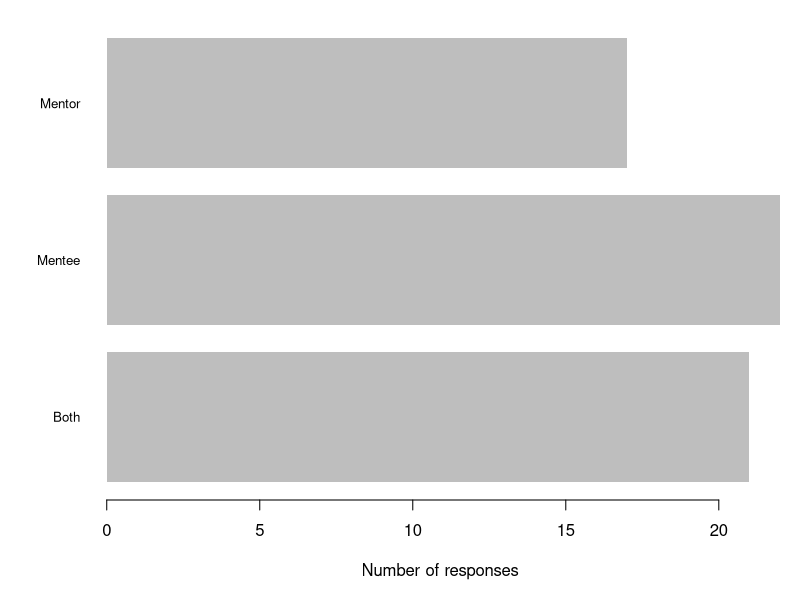
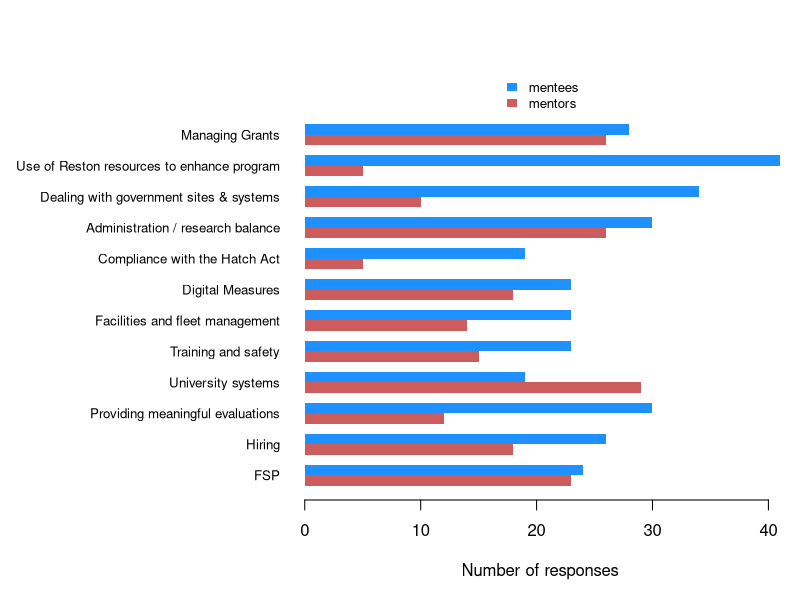
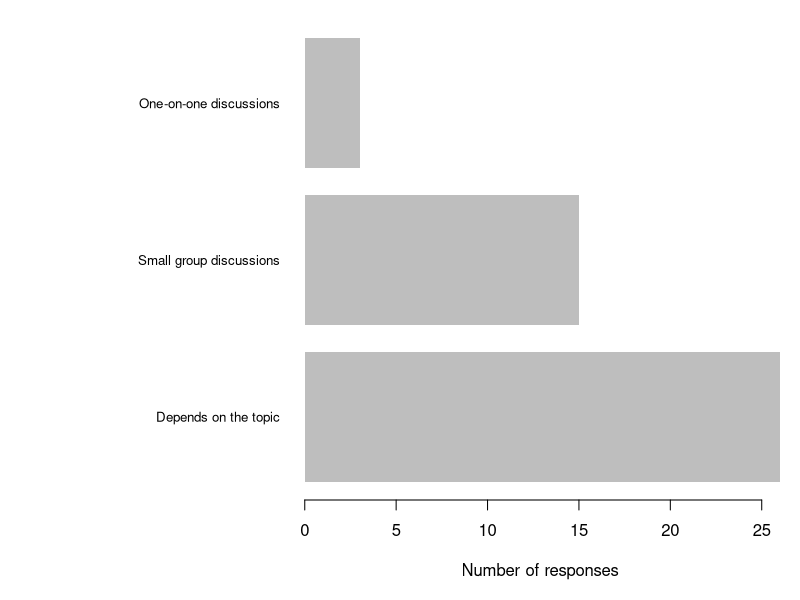
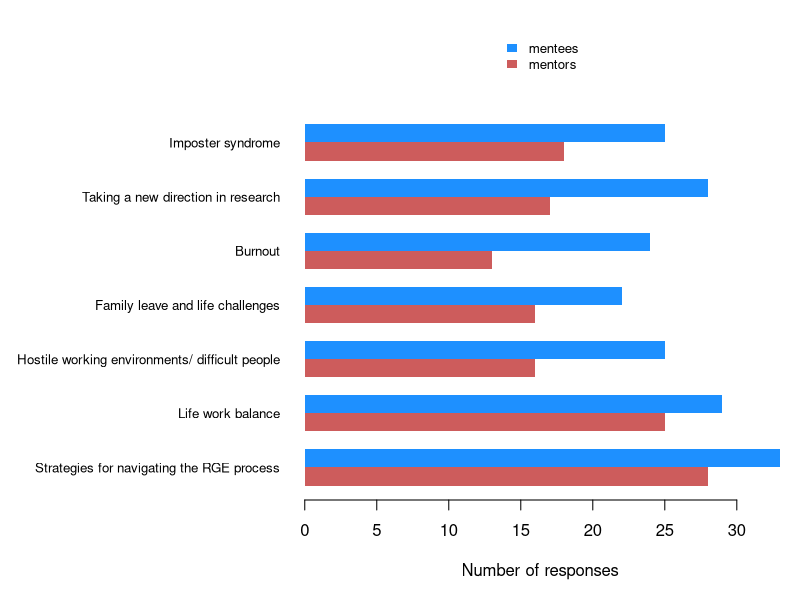
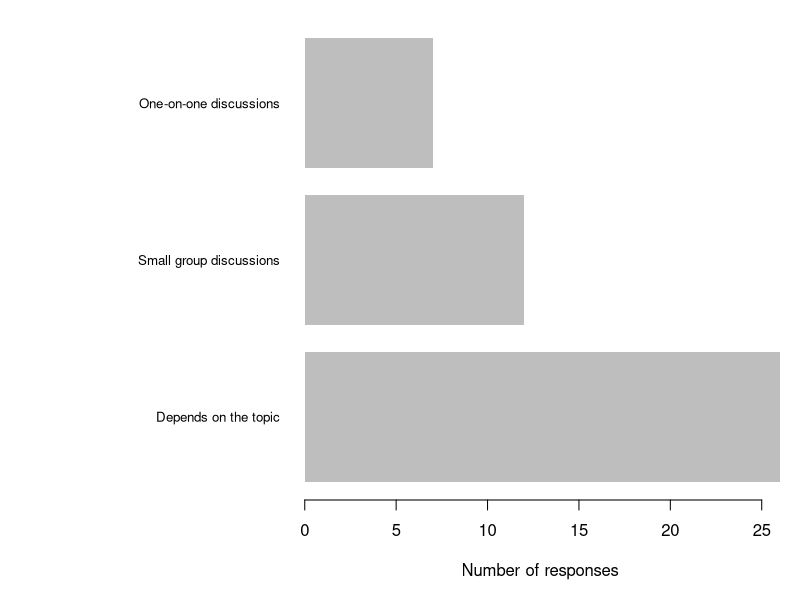
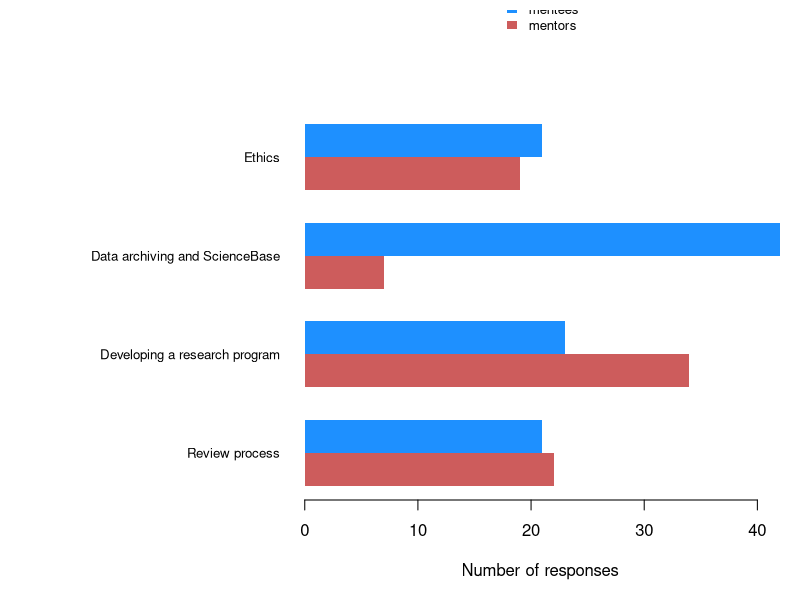
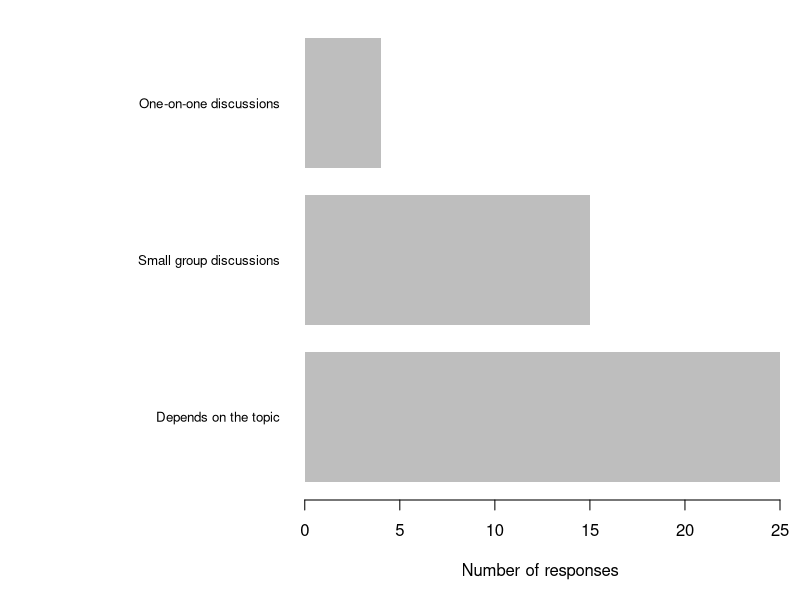
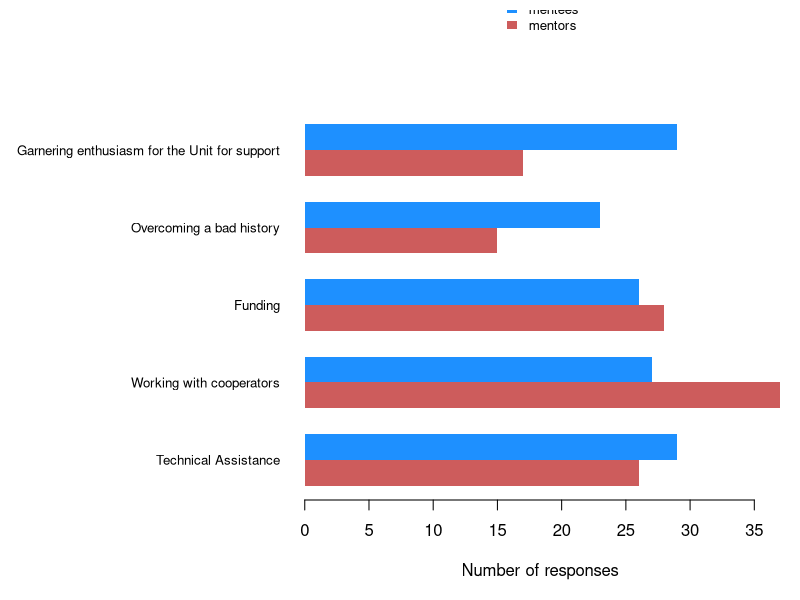

The R script that drew these images, in order:
## ---- chunk 1
options(width = 100)
knitr::opts_chunk$set(message = FALSE, warning = FALSE)
## ---- chunk 2
library(dplyr)
## ---- chunk 3
## load package
# library("knitcitations")
## clean out any existing .bib files
# cleanbib()
## set pandoc for formatting
# options("citation_format" = "pandoc")
## ---- chunk 4
data_raw <- readr::read_csv(here::here("data", "raw", "cru_peer_mentoring_survey.csv"))
## ---- chunk 5

## participant roles
roles_smry <- data_raw %>%
  select(starts_with("In general")) %>%
  table()

## plot roles
par(mai = c(0.9, 0.9, 0.1, 0.1),
    omi = rep(0.1, 4))
barplot(roles_smry,
        border = NA,
        horiz = TRUE, las = 1, cex.names = 0.8,
        xlab = "Number of responses")

## ---- chunk 6
## extract admin data
data_admin <- data_raw %>%
  select(starts_with("Administration"))
## ---- chunk 7
## admin responses
responses_admin <- data_admin %>%
  select(!contains("format")) %>%
  select(!contains("other topics"))

## number of mentees
mentees <- (responses_admin == "Mentee" | responses_admin == "Mentor;Mentee") %>%
  apply(2, sum, na.rm = TRUE)

## number of mentors
mentors <- (responses_admin == "Mentor" | responses_admin == "Mentor;Mentee") %>%
  apply(2, sum, na.rm = TRUE)

## matrix of data for plotting
data_plot_admin <- rbind(mentors, mentees)

## list of topics
topics_admin <- responses_admin %>%
  colnames() %>%
  sub(pattern = "(^.*\\[)(.*)(\\])", replacement = "\\2")

## plot response summary info
par(mai = c(0.9, 2.9, 1, 0.1),
    omi = rep(0.1, 4))
barplot(data_plot_admin, beside = TRUE,
        col = c("indianred", "dodgerblue"), border = NA,
        names.arg = topics_admin,
        legend.text = TRUE,
        args.legend = list(x = "top", inset = -0.1, bty = "n", border = NA,
                           xpd = TRUE, cex = 0.8),
        horiz = TRUE, las = 1, cex.names = 0.8,
        xlab = "Number of responses")
## ---- chunk 8
## other topics
other_topics_admin <- data_admin %>%
  select(contains("other topics")) %>%
  unique() %>%
  filter(`Administration topics [other topics]` != is.na(.)) %>%
  pull()

for (topics in other_topics_admin) {
    cat("*", topics, "\n\n")
}
## ---- chunk 9
## mentoring format
format_admin <- data_admin %>%
  select(contains("format"))

## mentoring format != depends
format_smry <- format_admin %>%
  table()
format_other <- format_smry %>%
  names()
other_idx <- format_other == "One-on-one discussions" | format_other == "Small group discussions"

## mentoring format summary
format_admin_smry <- c(format_smry[other_idx], sum(format_smry[-other_idx]))
names(format_admin_smry)[3] <- "Depends on the topic"

## plot response summary info
par(mai = c(0.9, 2.9, 0.1, 0.1),
    omi = rep(0.1, 4))
barplot(rev(format_admin_smry),
        border = NA,
        horiz = TRUE, las = 1, cex.names = 0.8,
        xlab = "Number of responses")

## ---- chunk 10
## extract career data
data_career <- data_raw %>%
  select(starts_with("Career"))
## ---- chunk 11
## admin responses
responses_career <- data_career %>%
  select(!contains("format")) %>%
  select(!contains("other topics"))

## number of mentees
mentees <- (responses_career == "Mentee" | responses_career == "Mentor;Mentee") %>%
  apply(2, sum, na.rm = TRUE)

## number of mentors
mentors <- (responses_career == "Mentor" | responses_career == "Mentor;Mentee") %>%
  apply(2, sum, na.rm = TRUE)

## matrix of data for plotting
data_plot_career <- rbind(mentors, mentees)

## list of topics
topics_career <- responses_career %>%
  colnames() %>%
  sub(pattern = "(^.*\\[)(.*)(\\])", replacement = "\\2")

## plot response summary info
par(mai = c(0.9, 2.9, 1, 0.1),
    omi = rep(0.1, 4))
barplot(data_plot_career, beside = TRUE,
        col = c("indianred", "dodgerblue"), border = NA,
        names.arg = topics_career,
        legend.text = TRUE,
        args.legend = list(x = "top", inset = -0.2, bty = "n", border = NA,
                           xpd = TRUE, cex = 0.8),
        horiz = TRUE, las = 1, cex.names = 0.8,
        xlab = "Number of responses")
## ---- chunk 12
## other topics
other_topics_career <- data_career %>%
  select(contains("other topics")) %>%
  unique() %>%
  filter(`Career Building [other topics]` != is.na(.)) %>%
  pull()

for (topics in other_topics_career) {
    cat("*", topics, "\n\n")
}
## ---- chunk 13
## mentoring format
format_career <- data_career %>%
  select(contains("format"))

## mentoring format != depends
format_smry <- format_career %>%
  table()
format_other <- format_smry %>%
  names()
other_idx <- format_other == "One-on-one discussions" | format_other == "Small group discussions"

## mentoring format summary
format_career_smry <- c(format_smry[other_idx], sum(format_smry[-other_idx]))
names(format_career_smry)[3] <- "Depends on the topic"

## plot response summary info
par(mai = c(0.9, 2.9, 0.1, 0.1),
    omi = rep(0.1, 4))
barplot(rev(format_career_smry),
        border = NA,
        horiz = TRUE, las = 1, cex.names = 0.8,
        xlab = "Number of responses")

## ---- chunk 14
## extract research data
data_research <- data_raw %>%
  select(starts_with("Conducting"))
## ---- chunk 15
## research responses
responses_research <- data_research %>%
  select(!contains("format")) %>%
  select(!contains("other topics"))

## number of mentees
mentees <- (responses_research == "Mentee" | responses_research == "Mentor;Mentee") %>%
  apply(2, sum, na.rm = TRUE)

## number of mentors
mentors <- (responses_research == "Mentor" | responses_research == "Mentor;Mentee") %>%
  apply(2, sum, na.rm = TRUE)

## matrix of data for plotting
data_plot_research <- rbind(mentors, mentees)

## list of topics
topics_research <- responses_research %>%
  colnames() %>%
  sub(pattern = "(^.*\\[)(.*)(\\])", replacement = "\\2")

## plot response summary info
par(mai = c(0.9, 2.9, 1, 0.1),
    omi = rep(0.1, 4))
barplot(data_plot_research, beside = TRUE,
        col = c("indianred", "dodgerblue"), border = NA,
        names.arg = topics_research,
        legend.text = TRUE,
        args.legend = list(x = "top", inset = -0.3, bty = "n", border = NA,
                           xpd = TRUE, cex = 0.8),
        horiz = TRUE, las = 1, cex.names = 0.8,
        xlab = "Number of responses")
## ---- chunk 16
## other topics
other_topics_research <- data_research %>%
  select(contains("other topics")) %>%
  unique() %>%
  filter(`Conducting Research [other topics]` != is.na(.)) %>%
  pull()

for (topics in other_topics_research) {
    cat("*", topics, "\n\n")
}
## ---- chunk 17
## mentoring format
format_research <- data_research %>%
  select(contains("format"))

## mentoring format != depends
format_smry <- format_research %>%
  table()
format_other <- format_smry %>%
  names()
other_idx <- format_other == "One-on-one discussions" | format_other == "Small group discussions"

## mentoring format summary
format_research_smry <- c(format_smry[other_idx], sum(format_smry[-other_idx]))
names(format_research_smry)[3] <- "Depends on the topic"

## plot response summary info
par(mai = c(0.9, 2.9, 0.1, 0.1),
    omi = rep(0.1, 4))
barplot(rev(format_research_smry),
        border = NA,
        horiz = TRUE, las = 1, cex.names = 0.8,
        xlab = "Number of responses")

## ---- chunk 18
## extract partners data
data_partners <- data_raw %>%
  select(starts_with("Coordination"))
## ---- chunk 19
## partners responses
responses_partners <- data_partners %>%
  select(!contains("format")) %>%
  select(!contains("other topics"))

## number of mentees
mentees <- (responses_partners == "Mentee" | responses_partners == "Mentor;Mentee") %>%
  apply(2, sum, na.rm = TRUE)

## number of mentors
mentors <- (responses_partners == "Mentor" | responses_partners == "Mentor;Mentee") %>%
  apply(2, sum, na.rm = TRUE)

## matrix of data for plotting
data_plot_partners <- rbind(mentors, mentees)

## list of topics
topics_partners <- responses_partners %>%
  colnames() %>%
  sub(pattern = "(^.*\\[)(.*)(\\])", replacement = "\\2")

## plot response summary info
par(mai = c(0.9, 2.9, 1, 0.1),
    omi = rep(0.1, 4))
barplot(data_plot_partners, beside = TRUE,
        col = c("indianred", "dodgerblue"), border = NA,
        names.arg = topics_partners,
        legend.text = TRUE,
        args.legend = list(x = "top", inset = -0.3, bty = "n", border = NA,
                           xpd = TRUE, cex = 0.8),
        horiz = TRUE, las = 1, cex.names = 0.8,
        xlab = "Number of responses")
## ---- chunk 20
## other topics
other_topics_partners <- data_partners %>%
  select(contains("other topics")) %>%
  unique() %>%
  filter(`Coordination with partners [other topics]` != is.na(.)) %>%
  pull()

for (topics in other_topics_partners) {
    cat("*", topics, "\n\n")
}
## ---- chunk 21
## mentoring format
format_partners <- data_partners %>%
  select(contains("format"))

## mentoring format != depends
format_smry <- format_partners %>%
  table()
format_other <- format_smry %>%
  names()
other_idx <- format_other == "One-on-one discussions" | format_other == "Small group discussions"

## mentoring format summary
format_partners_smry <- c(format_smry[other_idx], sum(format_smry[-other_idx]))
names(format_partners_smry)[3] <- "Depends on the topic"

## plot response summary info
par(mai = c(0.9, 2.9, 0.1, 0.1),
    omi = rep(0.1, 4))
barplot(rev(format_partners_smry),
        border = NA,
        horiz = TRUE, las = 1, cex.names = 0.8,
        xlab = "Number of responses")

## ---- chunk 22
## extract lab data
data_lab <- data_raw %>%
  select(starts_with("Lab"))
## ---- chunk 23
## lab responses
responses_lab <- data_lab %>%
  select(!contains("format")) %>%
  select(!contains("other topics"))

## number of mentees
mentees <- (responses_lab == "Mentee" | responses_lab == "Mentor;Mentee") %>%
  apply(2, sum, na.rm = TRUE)

## number of mentors
mentors <- (responses_lab == "Mentor" | responses_lab == "Mentor;Mentee") %>%
  apply(2, sum, na.rm = TRUE)

## matrix of data for plotting
data_plot_lab <- rbind(mentors, mentees)

## list of topics
topics_lab <- responses_lab %>%
  colnames() %>%
  sub(pattern = "(^.*\\[)(.*)(\\])", replacement = "\\2") %>%
  sub(pattern = "(local high schools, mentoring programs, etc.) ",
      replacement = "", fixed = TRUE)

## plot response summary info
par(mai = c(0.9, 3.9, 1, 0.1),
    omi = rep(0.1, 4))
barplot(data_plot_lab, beside = TRUE,
        col = c("indianred", "dodgerblue"), border = NA,
        names.arg = topics_lab,
        legend.text = TRUE,
        args.legend = list(x = "top", inset = -0.2, bty = "n", border = NA,
                           xpd = TRUE, cex = 0.8),
        horiz = TRUE, las = 1, cex.names = 0.8,
        xlab = "Number of responses")
## ---- chunk 24
## other topics
other_topics_lab <- data_lab %>%
  select(contains("other topics")) %>%
  unique() %>%
  filter(`Lab Management [other topics]` != is.na(.)) %>%
  pull()

for (topics in other_topics_lab) {
    cat("*", topics, "\n\n")
}
## ---- chunk 25
## mentoring format
format_lab <- data_lab %>%
  select(contains("format"))

## mentoring format != depends
format_smry <- format_lab %>%
  table()
format_other <- format_smry %>%
  names()
other_idx <- format_other == "One-on-one discussions" | format_other == "Small group discussions"

## mentoring format summary
format_lab_smry <- c(format_smry[other_idx], sum(format_smry[-other_idx]))
names(format_lab_smry)[3] <- "Depends on the topic"

## plot response summary info
par(mai = c(0.9, 2.9, 0.1, 0.1),
    omi = rep(0.1, 4))
barplot(rev(format_lab_smry),
        border = NA,
        horiz = TRUE, las = 1, cex.names = 0.8,
        xlab = "Number of responses")

## ---- chunk 26
## extract service data
data_service <- data_raw %>%
  select(starts_with("Service"))
## ---- chunk 27
## service responses
responses_service <- data_service %>%
  select(!contains("format")) %>%
  select(!contains("other topics"))

## number of mentees
mentees <- (responses_service == "Mentee" | responses_service == "Mentor;Mentee") %>%
  apply(2, sum, na.rm = TRUE)

## number of mentors
mentors <- (responses_service == "Mentor" | responses_service == "Mentor;Mentee") %>%
  apply(2, sum, na.rm = TRUE)

## matrix of data for plotting
data_plot_service <- rbind(mentors, mentees)

## list of topics
topics_service <- responses_service %>%
  colnames() %>%
  sub(pattern = "(^.*\\[)(.*)(\\])", replacement = "\\2") %>%
  sub(pattern = "Service (editor",
      replacement = "Editor", fixed = TRUE) %>%
  sub(pattern = "etc)",
      replacement = "etc", fixed = TRUE)

## plot response summary info
par(mai = c(0.9, 3.9, 1, 0.1),
    omi = rep(0.1, 4))
barplot(data_plot_service, beside = TRUE,
        col = c("indianred", "dodgerblue"), border = NA,
        names.arg = topics_service,
        legend.text = TRUE,
        args.legend = list(x = "top", inset = -0.2, bty = "n", border = NA,
                           xpd = TRUE, cex = 0.8),
        horiz = TRUE, las = 1, cex.names = 0.8,
        xlab = "Number of responses")
## ---- chunk 28
## other topics
other_topics_service <- data_service %>%
  select(contains("other topics")) %>%
  unique() %>%
  filter(`Service [other topics]` != is.na(.)) %>%
  pull()

for (topics in other_topics_service) {
    cat("*", topics, "\n\n")
}
## ---- chunk 29
## mentoring format
format_service <- data_service %>%
  select(contains("format"))

## mentoring format != depends
format_smry <- format_service %>%
  table()
format_other <- format_smry %>%
  names()
other_idx <- format_other == "One-on-one discussions" | format_other == "Small group discussions"

## mentoring format summary
format_service_smry <- c(format_smry[other_idx], sum(format_smry[-other_idx]))
names(format_service_smry)[3] <- "Depends on the topic"

## plot response summary info
par(mai = c(0.9, 2.9, 0.1, 0.1),
    omi = rep(0.1, 4))
barplot(rev(format_service_smry),
        border = NA,
        horiz = TRUE, las = 1, cex.names = 0.8,
        xlab = "Number of responses")

## ---- chunk 30
data_plot_all <- cbind(data_plot_admin, data_plot_career,
                       data_plot_research, data_plot_partners,
                       data_plot_lab, data_plot_service) %>%
  t() 

rownames(data_plot_all) <- c(topics_admin, topics_career,
                             topics_research, topics_partners,
                             topics_lab, topics_service)

data_summary <- data_plot_all %>%
  as_tibble(rownames = "topic") %>%
  relocate(mentees, .after = topic) %>%
  arrange(desc(mentees))

knitr::kable(data_summary,
             col.names = c("Topic", "Mentees", "Mentors"),
             align = "lcc",
             caption = "List of mentoring topics ranked by number of mentee responses.")
